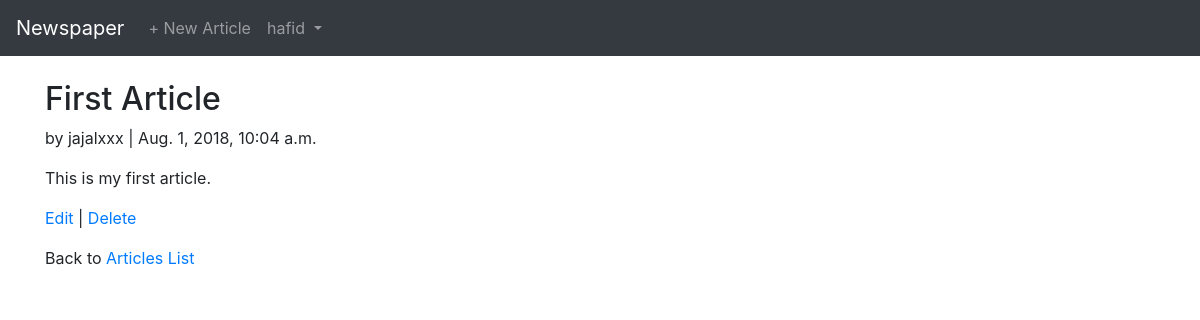
/articles/1/ (signed in), run on the app's committed database.
### users/models.py (models this page shows)
class CustomUser(AbstractUser):
	age = models.PositiveIntegerField(default=0)

### articles/models.py (models this page shows, shortened)
class Article(models.Model):
    title = models.CharField(max_length=255)
    body = models.TextField()
    date = models.DateTimeField(auto_now_add=True)
    author = models.ForeignKey(
        settings.AUTH_USER_MODEL,
        on_delete=models.CASCADE,
    )

### articles/views.py (the view)
# urls.py: path('<int:pk>/', views.ArticleDetailView.as_view(), name='article_detail'),
class ArticleDetailView(LoginRequiredMixin, DetailView):
    model = models.Article
    template_name = 'article_detail.html'
    login_url = 'login'

### articles/templates/article_detail.html (shortened to what this page needs)
{% extends 'base.html' %}
{% block content %}
    <div class="article-entry">
        <h2>{{ object.title }}</h2>
        <p>by {{ object.author }} | {{ object.date }}</p>
        <p>{{ object.body }}</p>
    </div>
    <p><a href="{% url 'article_edit' object.pk %}">Edit</a> | <a href="{% url 'article_delete' object.pk %}">Delete</a></p>
    <p>Back to <a href="{% url 'article_list' %}">Articles List</a></p>
{% endblock %}

### users/templates/base.html (shortened to what this page needs)
<!DOCTYPE html>
<html>
<head>
    <link rel="stylesheet" href="https://stackpath.bootstrapcdn.com/bootstrap/4.1.3/css/bootstrap.min.css">
</head>
<body>
    <nav class="navbar navbar-expand-md navbar-dark bg-dark mb-4">
        <a class="navbar-brand" href="{% url 'home' %}">Newspaper</a>
        <div class="collapse navbar-collapse" id="navbarSupportedContent">
            {% if user.is_authenticated %}
            <ul class="navbar-nav mr-auto">
                <li class="nav-item"><a class="nav-link" href="{% url 'article_new' %}">+ New Article</a></li>
                <li class="nav-item dropdown">
                    <a class="nav-link dropdown-toggle" href="#" id="navbarDropdown" role="button" data-toggle="dropdown" aria-haspopup="true" aria-expanded="false">
                    {{ user.username }}
                    </a>
                </li>
            </ul>
            {% else %}
            <form class="form-inline ml-auto">
                <a href="{% url 'login' %}" class="btn btn-outline-secondary">Login</a>
                <a href="{% url 'signup' %}" class="btn btn-primary ml-2">Signup</a>
            </form>
            {% endif %}
        </div>
    </nav>
	<div class="container">
		{% block content %}
		{% endblock %}
	</div>
</body>
</html>

### data on the page
CustomUser: username "hafid"
Article: title "First Article", author "jajalxxx", date "Aug. 1, 2018, 10:04 a.m.", body "This is my first article."
